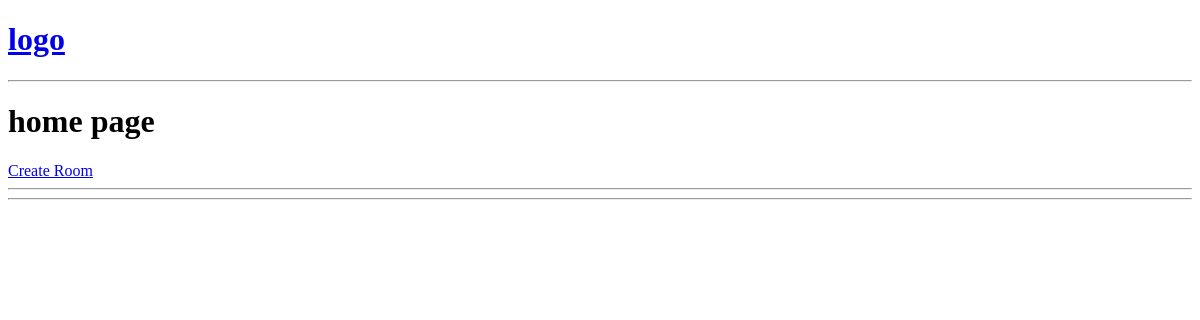
Before: / with the older database file.
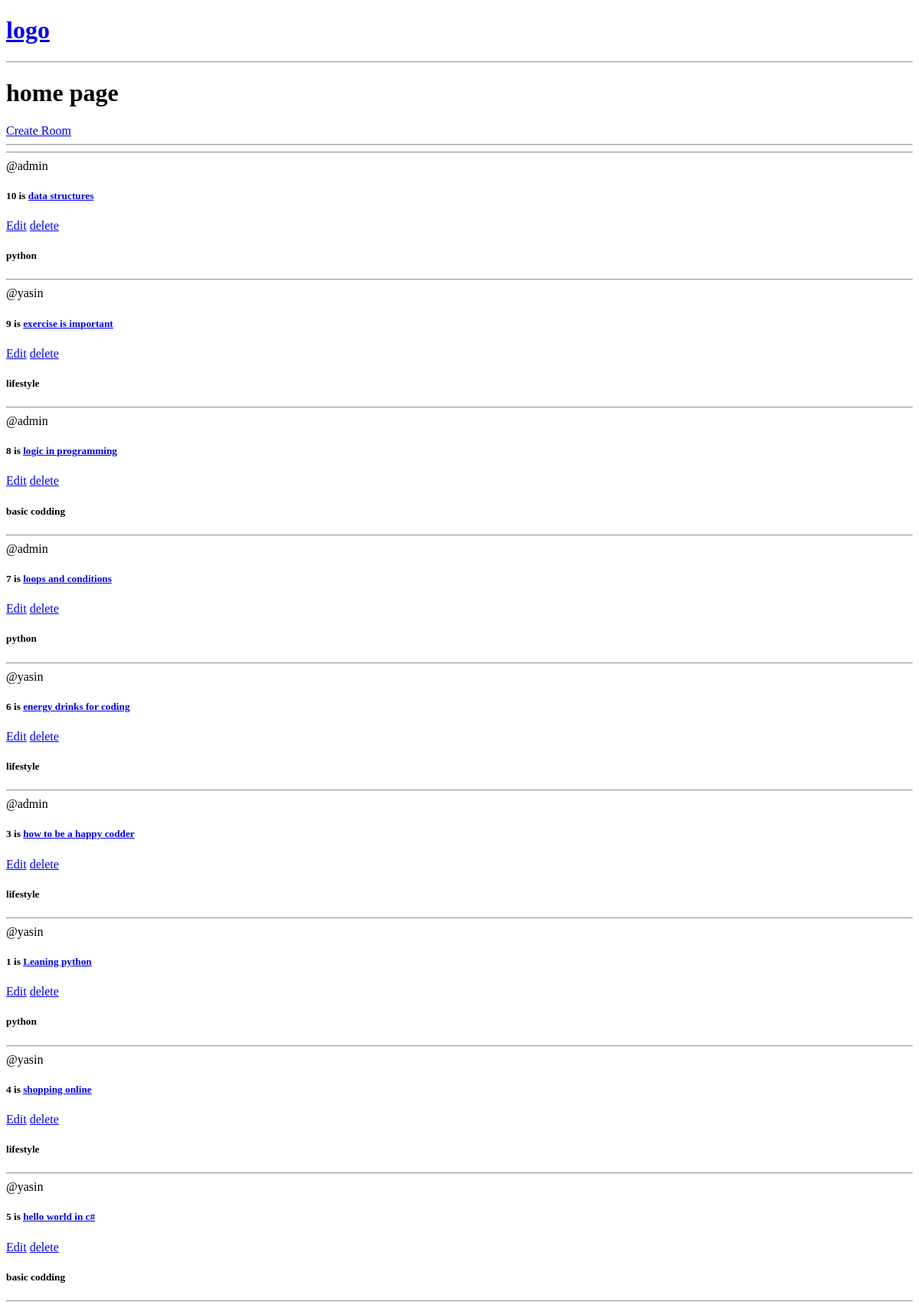
After: the same page with the newer database file.
### base/models.py (models this page shows, shortened)
class Room(models.Model):
    host = models.ForeignKey(User, on_delete=models.SET_NULL,null=True)
    topic = models.ForeignKey('Topic', on_delete=models.SET_NULL,null=True)
    name = models.CharField(max_length=200)
    description = models.TextField(null=True,blank=True)
    updated = models.DateTimeField(auto_now=True)
    created = models.DateTimeField(auto_now_add=True)
    class Meta:
        ordering = ['-updated','-created']

class Topic(models.Model):
    name = models.CharField(max_length=200)
    def __str__ (self):
        return self.name

### base/views.py (the view)
# urls.py: path('',views.home,name='homeurl'),
def home(request):
    rooms = Room.objects.all()
    context = {'rooms':rooms}
    return render(request,'base/home.html',context)

### base/templates/base/home.html
{% extends 'main.html' %}
{% block content %}
<h1>home page</h1>
<div>
    <a href="{% url 'createroomurl' %}">Create Room</a>
    <hr>
    <hr>
    {% for room in rooms %}
    <span>@{{room.host.username}}</span>
    <h5>{{room.id}} is <a href="{% url 'roomurl' room.id %}">{{room.name}}</a></h5>
    <a href="{% url 'updateroomurl' room.id %}">Edit</a>
    <a href="{% url 'deleteurl' room.id %}">delete</a>
    <h5>{{room.topic}}</h5>
    <hr>
    {% endfor %}
</div>
{% endblock %}

### templates/main.html (shortened to what this page needs)
<!DOCTYPE html>
<html lang="en">
<head>
</head>
<body>
    {% include 'navbar.html' %}
    {% block content %}
    {% endblock %}
</body>
</html>

### templates/navbar.html
<a href="{% url 'homeurl' %}"><h1>logo</h1></a>
<hr>

Changed rows visible on the page:
added Room: host.username "admin", id "10", name "data structures", topic "python"
added Room: host.username "yasin", id "9", name "exercise is important", topic "lifestyle"
added Room: host.username "admin", id "8", name "logic in programming", topic "basic codding"
added Room: host.username "admin", id "7", name "loops and conditions", topic "python"
added Room: host.username "yasin", id "6", name "energy drinks for coding", topic "lifestyle"
added Room: host.username "admin", id "3", name "how to be a happy codder", topic "lifestyle"
added Room: host.username "yasin", id "1", name "Leaning python", topic "python"
added Room: host.username "yasin", id "4", name "shopping online", topic "lifestyle"
added Room: host.username "yasin", id "5", name "hello world in c#", topic "basic codding"
